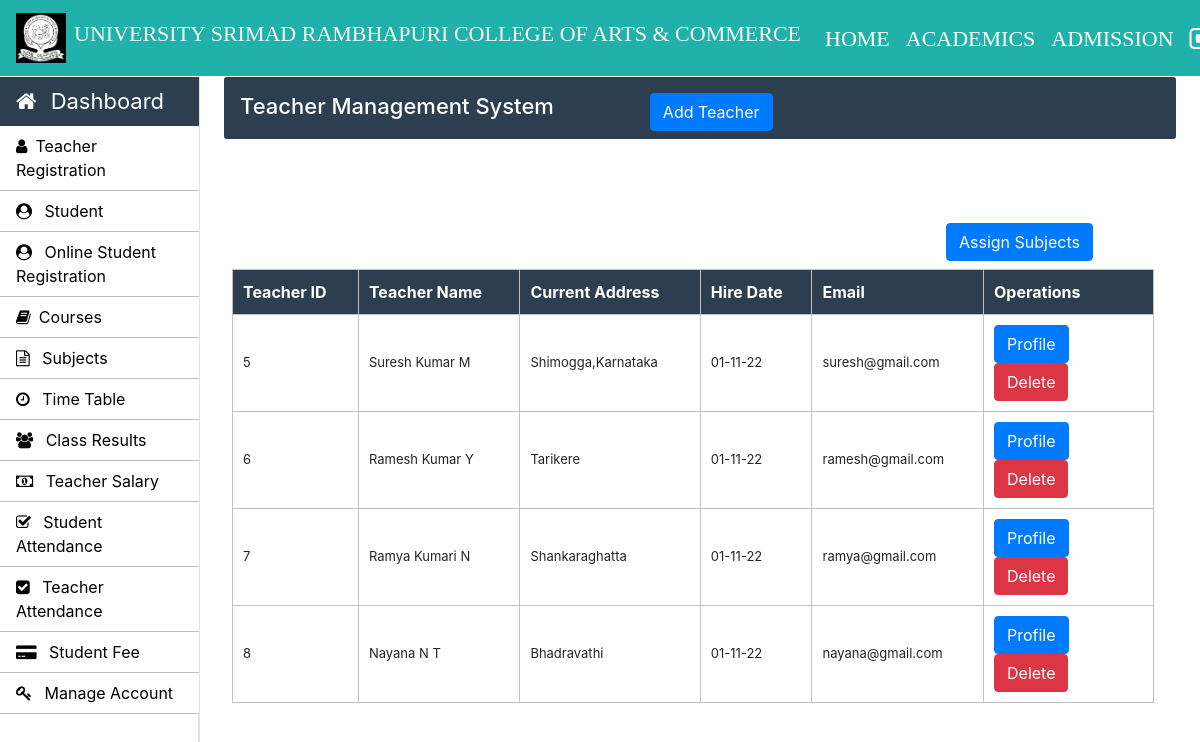
Screenshot of /Admin/teacher.php (signed in) with the database file from the repository.
### tables this page shows
CREATE TABLE `teacher_info` (
  `teacher_id` int(11) NOT NULL,
  `first_name` varchar(30) NOT NULL,
  `middle_name` varchar(30) NOT NULL,
  `last_name` varchar(30) NOT NULL,
  `father_name` varchar(50) NOT NULL,
  `email` varchar(30) NOT NULL,
  `phone_no` varchar(11) NOT NULL,
  `profile_image` blob NOT NULL,
  `teacher_status` varchar(10) NOT NULL,
  `application_status` varchar(10) NOT NULL,
  `cnic` varchar(15) NOT NULL,
  `dob` varchar(15) NOT NULL,
  `other_phone` int(11) NOT NULL,
  `gender` varchar(10) NOT NULL,
  `permanent_address` varchar(100) NOT NULL,
  `current_address` varchar(100) NOT NULL,
  `place_of_birth` varchar(50) NOT NULL,
  `matric_complition_date` varchar(10) NOT NULL,
  `matric_awarded_date` varchar(10) NOT NULL,
  `matric_certificate` varchar(100) NOT NULL,
  `fa_complition_date` varchar(10) NOT NULL,
  `fa_awarded_date` varchar(10) NOT NULL,
  `fa_certificate` varchar(100) NOT NULL,
  `ba_complition_date` varchar(10) NOT NULL,
  `ba_awarded_date` varchar(10) NOT NULL,
  `ba_certificate` varchar(100) NOT NULL,
  `ma_complition_date` varchar(10) NOT NULL,
  `ma_awarded_date` varchar(100) NOT NULL,
  `ma_certificate` varchar(101) NOT NULL,
  `last_qualification` varchar(20) NOT NULL,
  `state` varchar(20) NOT NULL,
  `hire_date` varchar(10) NOT NULL
);

### Admin/teacher.php (the view, shortened to what this page needs)
<?php
		require_once "../connection/connection.php";
	?>
<!doctype html>
<html lang="en">
	<head>
	</head>
	<body>
		<?php include('../common/common-header.php') ?>
		<?php include('../common/admin-sidebar.php') ?>
		<main role="main" class="col-xl-10 col-lg-9 col-md-8 ml-sm-auto px-md-4 mb-2 w-100">
			<div class="sub-main">
				<div class="text-center d-flex flex-wrap flex-md-nowrap pt-3 pb-2 mb-3 text-white admin-dashboard pl-3">
					<div class="d-flex">
						<h4 class="mr-5">Teacher Management System </h4>
						<button type="button" class="btn btn-primary ml-5" data-toggle="modal" data-target=".bd-example-modal-lg">Add Teacher</button>
					</div>
				</div>
				<div class="row w-100">
				</div>
				<div class="row w-100">
					<div class="col-md-12 ml-2">
						<section class="mt-3">
							<div class="row">
								<div class="col-md-3 offset-9 pt-5 mb-2">
									<button type="button" class="btn btn-primary" data-toggle="modal" data-target=".bd-example-modal-lg1">Assign Subjects</button>
								</div>
							</div>
							<table class="w-100 table-elements mb-5 table-three-tr" cellpadding="10">
								<tr class="table-tr-head table-three text-white">
									<th>Teacher ID</th>
									<th>Teacher Name</th>
									<th>Current Address</th>
									<th>Hire Date</th>
									<th>Email</th>
									<th>Operations</th>
								</tr>
								<?php
								$query="select teacher_id,first_name,middle_name,last_name,current_address,ma_certificate,hire_date,email from teacher_info";
								$run=mysqli_query($con,$query);
								while($row=mysqli_fetch_array($run)) {
									echo "<tr>";
									echo "<td>".$row["teacher_id"]."</td>";
									echo "<td>".$row["first_name"]." ".$row["middle_name"]." ".$row["last_name"]."</td>";
									echo "<td>".$row["current_address"]."</td>";
									echo "<td>".$row["hire_date"]."</td>";
									echo "<td>".$row["email"]."</td>";
									echo	"<td width='170'><a class='btn btn-primary' href=display-teacher.php?teacher_id=".$row['teacher_id'].">Profile</a> <a class='btn btn-danger' href=delete-function.php?teacher_id=".$row['teacher_id'].">Delete</a></td>";
									echo "</tr>";
								}
								?>
							</table>
						</section>
					</div>
				</div>
			</div>
		</main>
	</body>
</html>

### Css/style.css (style rules this page uses)
h4 { font-size: 22px; }
.admin-dashboard { margin-top: 1px !important; background: #2c3e50 !important; border-radius: 3px; }
.table-elements tr, td, th { font-size: 13px; border: 1px solid rgb(194, 193, 193); padding-left: 10px !important; }
.table-three { background: #2c3e50 !important; }
.table-tr-head { height: 45px !important; padding: 10px !important; margin-top: 5px !important; }
.table-font-for-transcript td, th { font-size: 16px !important; }

### rows the page displays
teacher_info: teacher_id "5", first_name "Suresh", middle_name "Kumar", last_name "M", current_address "Shimogga,Karnataka", hire_date "01-11-22", email "suresh@gmail.com"
teacher_info: teacher_id "6", first_name "Ramesh", middle_name "Kumar", last_name "Y", current_address "Tarikere", hire_date "01-11-22", email "ramesh@gmail.com"
teacher_info: teacher_id "7", first_name "Ramya", middle_name "Kumari", last_name "N", current_address "Shankaraghatta", hire_date "01-11-22", email "ramya@gmail.com"
teacher_info: teacher_id "8", first_name "Nayana", middle_name "N", last_name "T", current_address "Bhadravathi", hire_date "01-11-22", email "nayana@gmail.com"
